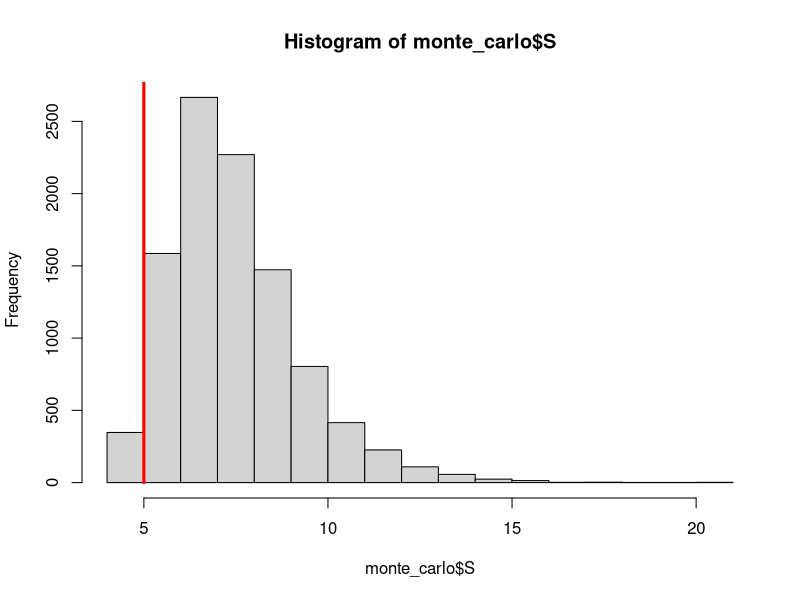

Source code (R): (Note: a time limit stopped this script after it produced the figure.)
## ---- chunk 1
library(dplyr)
library(ggplot2)

longestRun = function(flips){
  # the first flip is always a run of length 1.
  MaxRunSoFar = 1
  currentRun = 1
  
  for(i in 2:length(flips)){ # for every flip
    # if it is equal to the last flip
    if(flips[i]==flips[i-1]){
      # then increase the length of the currentRun
      currentRun = currentRun + 1
      # and if the run is larger than the maxRunSoFar, redefine that.
      if(currentRun>MaxRunSoFar) MaxRunSoFar = currentRun
    }
    # otherwise, 
    if(flips[i]!=flips[i-1]){
      # set the current run back to 1
      currentRun=1
  }
  }
  return(MaxRunSoFar)
}

## ---- chunk 2
sequence_of_flips = "THTHHHTTTTHTTTHTTHTHTTTTHHHTHHHTHTHHTHHHTHTTHHHTTTHTTTHHHTHTTTHTHHHTHTHTHHTTTHTHTHTTTHTHHHTTHTHHHHTHTTHTHTTHTHHHTHTHHTHTHTHHTHHHHTTHHTTHTTTHHHTHHHTHHTHHTHTTHTHHTHHHTHTHHHHTTHHHHTTTHTTHHHHTTHHTTTTHHHHH"
## ---- chunk 3
s= sequence_of_flips %>% strsplit( split = "") %>% unlist() %>% longestRun()
s
## ---- chunk 4

# First, write a function to simulate S
simulate_S = function(){
  S = sample(c("H","T"), 200,replace=T) %>% longestRun()
  return(S)
}

r = 10000
monte_carlo = data.frame(replicate = 1:r, 
                         S = rep(NA,r), 
                         S_in_A = rep(NA, r)) 

for(i in 1:r){
  monte_carlo$S[i] = simulate_S()
}
hist(monte_carlo$S, breaks = 20)
lines(c(5,5), c(0,100000), col = "red", lwd = 3)
## ---- chunk 5
# Second, write a function to evaluate whether X \in A.
check_if_S_in_A = function(S){
  return(S  <= 5)
}

for(i in 1:r){
  monte_carlo$S_in_A[i] = check_if_S_in_A(monte_carlo$S[i])
 
}

monte_carlo = as_tibble(monte_carlo)
p_value = monte_carlo %>% summarise(mean(S_in_A))
## ---- chunk 6
library(purrr)
simulate_S = function(){
  
  lots_of_random_variables = rbernoulli(n = 1000, p = 1/2)
  X = mean(lots_of_random_variables)
  
  ## or, you could write:
  # X = rbinom(n = 1, size = 1000, prob = 1/2) / 1000
  
  S = X - 1/2
  return(S)
}
## ---- chunk 7
check_if_S_in_surprising_set = function(S){
  return(abs(S) >= .04)
}
## ---- chunk 8
library(dplyr)
r = 10000
monte_carlo = data.frame(replicate = 1:r, 
                         S = rep(NA,r), 
                         S_in_suprising_set = rep(NA, r)) 
for(i in 1:r){
  monte_carlo$S[i] = simulate_S()
  monte_carlo$S_in_suprising_set[i] = check_if_S_in_surprising_set(monte_carlo$S[i])
 }

monte_carlo = as_tibble(monte_carlo)
monte_carlo %>% summarise(mean(S_in_suprising_set))
## ---- chunk 9
check_if_S_in_surprising_set = function(S){
  return(abs(S) >= .02)  # why .02????
}
library(dplyr)
r = 10000
monte_carlo = data.frame(replicate = 1:r, 
                         S = rep(NA,r), 
                         S_in_suprising_set = rep(NA, r)) 
for(i in 1:r){
  monte_carlo$S[i] = simulate_S()
  monte_carlo$S_in_suprising_set[i] = check_if_S_in_surprising_set(monte_carlo$S[i])
 }

monte_carlo = as_tibble(monte_carlo)
monte_carlo %>% summarise(mean(S_in_suprising_set))
## ---- chunk 10
simulate_S = function(){
  
  lots_of_random_variables = rbernoulli(n = 10000, p = 1/2)
  X = mean(lots_of_random_variables)
  
  ## or, you could write:
  # X = rbinom(n = 1, size = 10000, prob = 1/2) / 10000
  
  S = X - 1/2
  return(S)
}

r = 10000
monte_carlo = data.frame(replicate = 1:r, 
                         S = rep(NA,r), 
                         S_in_suprising_set = rep(NA, r)) 
for(i in 1:r){
  monte_carlo$S[i] = simulate_S()
  monte_carlo$S_in_suprising_set[i] = check_if_S_in_surprising_set(monte_carlo$S[i])
 }

monte_carlo = as_tibble(monte_carlo)
monte_carlo %>% summarise(mean(S_in_suprising_set))
## ---- chunk 11
s = (38800-39404)/(39404)
s
## ---- chunk 12
library(dplyr)
# First, write a function to simulate S
simulate_S = function(){
  D2018 = rpois(1,39102)
  D2019 = rpois(1,39102)
  S = (D2019-D2018)/(D2018)
  return(S)
}

# Second, write a function to evaluate whether S \in A.
check_if_S_in_A = function(S){
  return(abs(S)  > abs(s))
}

# Now, we are going to do it lots of times.  
# Let's arrange the simulations in a data.frame with three columns
r = 100000
monte_carlo = data.frame(replicate = 1:r, 
                         S = rep(NA,r), 
                         S_in_A = rep(NA, r)) 
for(i in 1:r){
  # monte_carlo$S[i] = simulate_S()
  # monte_carlo$S_in_A[i] = check_if_S_in_A(monte_carlo$X[i])
 
# I'm going to use the alterative way...
 monte_carlo[i,2] = simulate_S()
 monte_carlo[i,3] = check_if_S_in_A(monte_carlo[i,2])
}

monte_carlo = as_tibble(monte_carlo)
monte_carlo %>% summarise(mean(S_in_A))
## ---- chunk 13
monte_carlo %>% ggplot(aes(x = S)) + geom_histogram()
## ---- chunk 14
# enter the data:
odd = 20
even = 15
proportionOdd = odd/(odd+even)
proportionOdd
## ---- chunk 15
library(purrr)
simulate_S = function(){
  which_birthdays_are_odd = rbernoulli(n = 35, p = .5)   # why 35?  why .5?
  oddBirthdays = sum(which_birthdays_are_odd)
  proportionOdd = oddBirthdays/35
  S = proportionOdd
  # # rbernoulli comes from purrr. 
  # # if you prefer very concise code
  # # you could write:
  # X = rbinom(n = 1,size = 35,prob = .5)/35
  #  note that this concise code doesn't depend on purrr 
  return(S)
}
